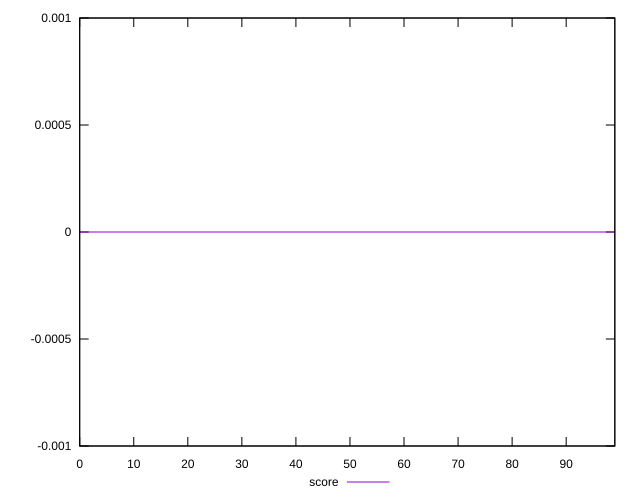

This figure's gnuplot source:
reset

$score <<EOF
0 0
1 0
2 0
3 0
4 0
5 0
6 0
7 0
8 0
9 0
10 0
11 0
12 0
13 0
14 0
15 0
16 0
17 0
18 0
19 0
20 0
21 0
22 0
23 0
24 0
25 0
26 0
27 0
28 0
29 0
30 0
31 0
32 0
33 0
34 0
35 0
36 0
37 0
38 0
39 0
40 0
41 0
42 0
43 0
44 0
45 0
46 0
47 0
48 0
49 0
50 0
51 0
52 0
53 0
54 0
55 0
56 0
57 0
58 0
59 0
60 0
61 0
62 0
63 0
64 0
65 0
66 0
67 0
68 0
69 0
70 0
71 0
72 0
73 0
74 0
75 0
76 0
77 0
78 0
79 0
80 0
81 0
82 0
83 0
84 0
85 0
86 0
87 0
88 0
89 0
90 0
91 0
92 0
93 0
94 0
95 0
96 0
97 0
98 0
99 0
EOF

set key outside below
set xrange [0:99]
set yrange [-0.001:0.001]
set trange [-0.001:0.001]
set terminal svg size 640, 500 enhanced background rgb 'white'
set output "reprap/unsized-images/samples/pages+cached+noexternal+nofonts+nosvg+noimg+nocss/score/values.svg"

plot $score title "score" with line

reset
